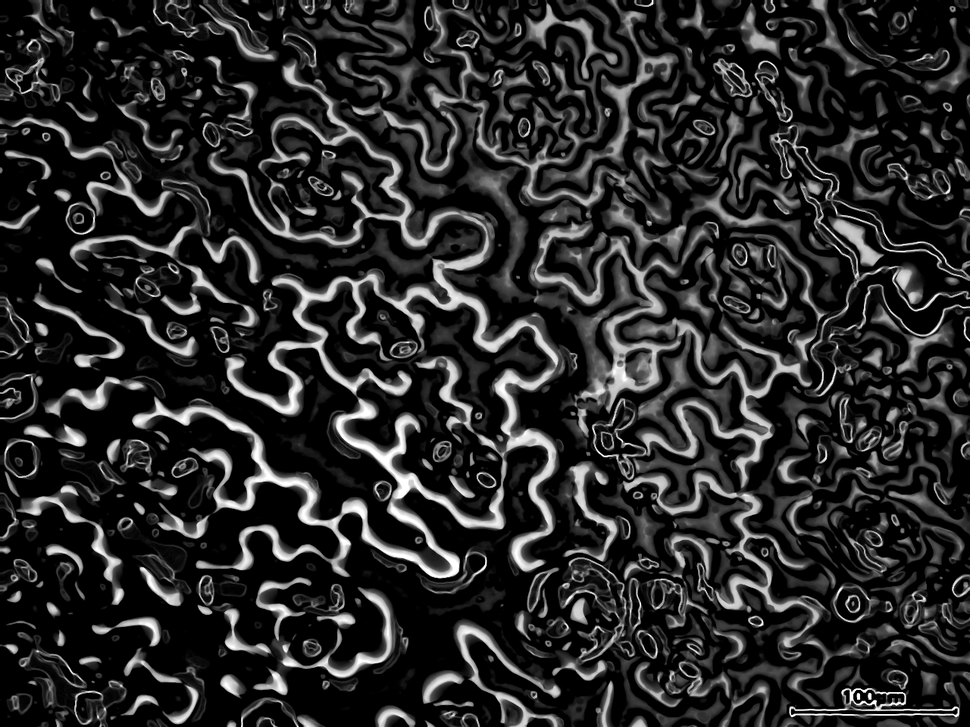
#> input picture check.png, 970 x 727 px, shrunk from 1280 x 960 before the run, given in place of hdg2-2_1_5_3_A.avi, which was not available
$ python Combined.py
#> lines starting #> are read from the running program, lines starting #| are printed output that depends on the picture; after the words box and inside, x2 and y2 are one past the last pixel; in counts of white or black regions, pixels touching at a corner belong together; pictures that were not available may be replaced by others from this repository, and a replacement may not be noted
#here import numpy and cv
from distutils.spawn import spawn
from posixpath import split
from re import M
import numpy as np
import cv2
import time

VIDEO = 'hdg2-2_1_5_3_A.avi'
DILATION = 1				# <<<< play around with the values - the results vary quite a lot
DILATION_ITER = 1
BLURSIZE = 3
SHIFTING=14
DILATION1=4
#VideoCapture()=Class for video capturing from video files, image sequences or cameras.
cap = cv2.VideoCapture(VIDEO)


HEAT = None
HEATDIV = None
iter = 0
cap = cv2.VideoCapture(VIDEO)
OUT = None
iter = 0
while True:
    ret, frame = cap.read()
#> frame is the input picture: shape (727, 970, 3); min 0, max 255, mean 40.9
    if iter == 0:
        OUT = frame[:,:,0].astype('float64')*0			# <<<< you werejust saving the first frame and adding nothing to it
#> OUT: shape (727, 970) float64; every value is 0
    if ret == False:
	    break
    filtered= np.copy(frame)
    gray = cv2.cvtColor(filtered, cv2.COLOR_BGR2GRAY).astype('uint8')
    #cv2.imshow("showing gray",gray)
    blur = cv2.GaussianBlur(gray,(BLURSIZE,BLURSIZE),5)
    # [6 lines of commented-out code are left out]
    edges = cv2.Canny(blur, threshold1=15, threshold2=15)
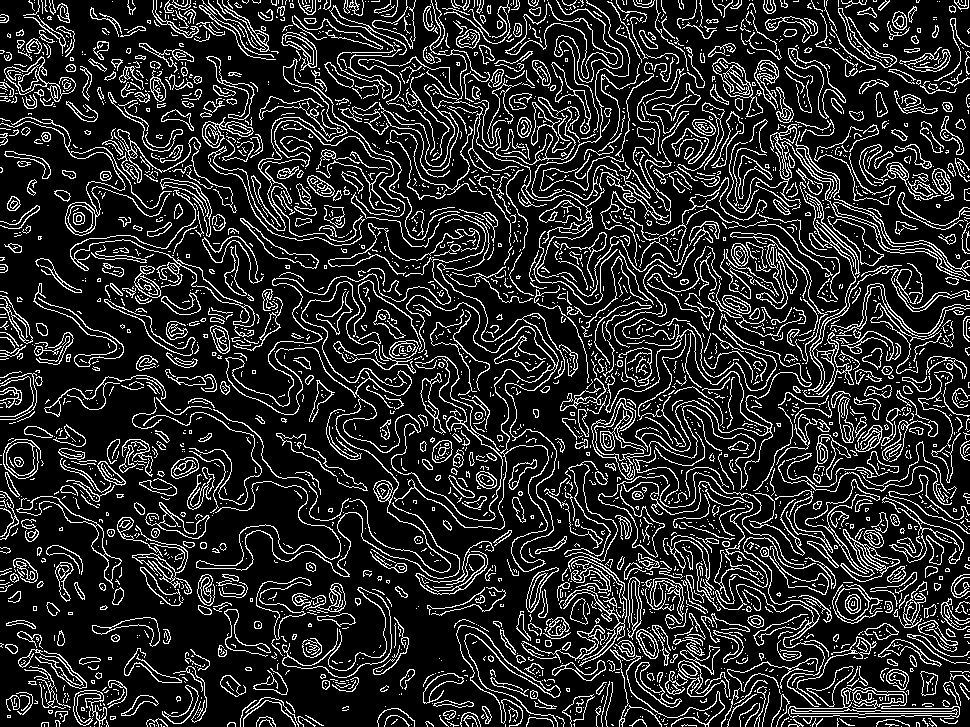
#> edges: shape (727, 970); 16.6% white in thin lines or dots
    del blur
    #cv2.imshow("showing edges",edges)
    kernel1 = cv2.getStructuringElement(cv2.MORPH_ELLIPSE,(DILATION,DILATION))
    #cv2.imshow("showing kernel",kernel1)
    erode_surface=cv2.erode(edges,kernel1, iterations=0)   # <<<< the edge detect made too shallow lines so erode just deleted them
    #cv2.imshow("showing_erossion",erode_surface)
    kernel = cv2.getStructuringElement(cv2.MORPH_ELLIPSE,(DILATION1,DILATION1))
    edges1 = cv2.dilate(erode_surface,kernel,iterations = DILATION_ITER)
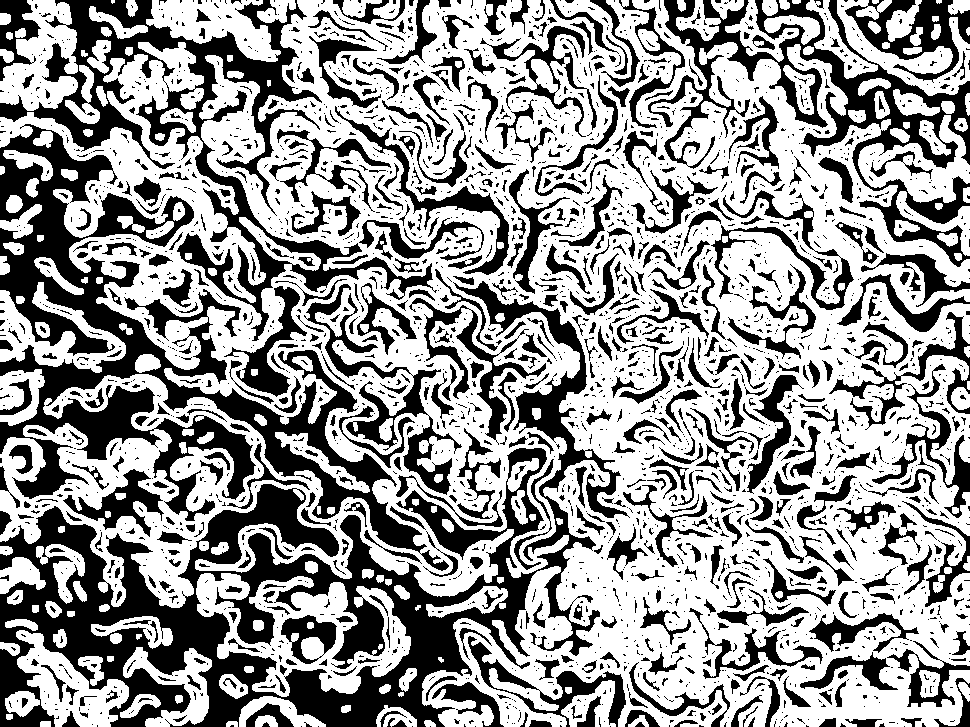
#> edges1: shape (727, 970); 60.1% white; 2916 black regions (2236 under 20 px), largest, box (x1, y1, x2, y2) and area: (0, 281, 630, 727) 61764, (0, 124, 449, 571) 41793, (0, 0, 437, 341) 23410
    #cv2.imshow("showing_erossion",edges1)
    eroded=cv2.erode(edges1,kernel, iterations=DILATION_ITER)
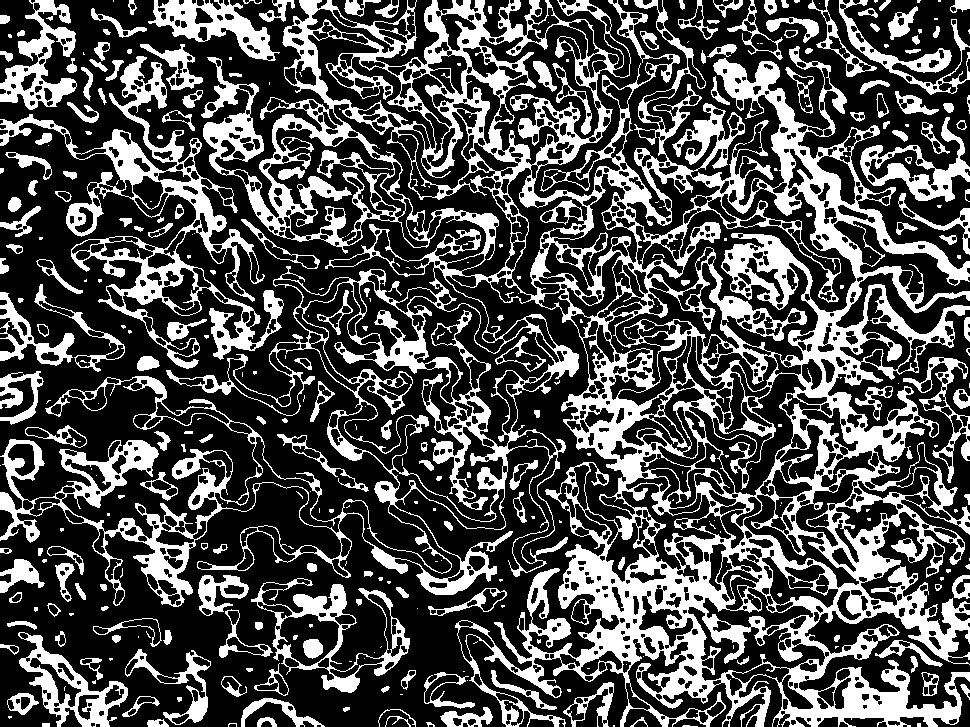
#> eroded: shape (727, 970); 31.5% white; 394 white regions (194 under 20 px), largest, box (x1, y1, x2, y2) and area: (0, 0, 970, 727) 156054, (0, 56, 284, 369) 13577, (251, 578, 410, 693) 3710
    #cv2.imshow("showing_erossion",eroded)
    del erode_surface
    openning= cv2.morphologyEx(eroded,cv2.MORPH_OPEN,kernel1)
    # [6 lines of commented-out code are left out]
    border= edges1 ^ openning
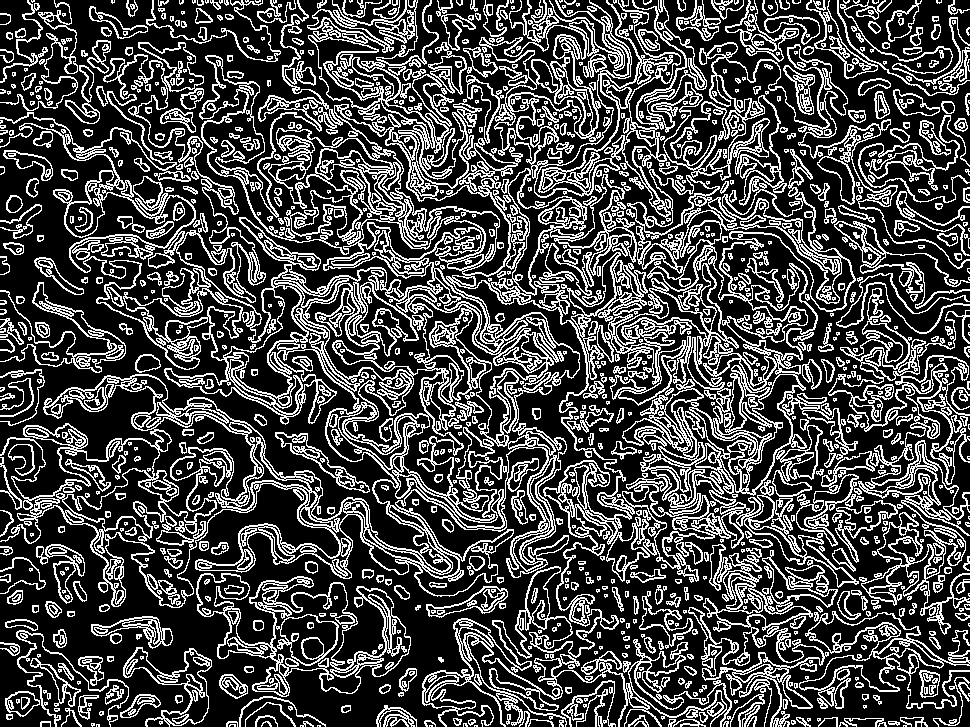
#> border: shape (727, 970); 28.5% white in thin lines or dots
    #cv2.imshow('border', border)
#np.dot(frame,border); frame.dot(border)
    #same error=ValueError: operands could not be broadcast together with shapes (960,1280,3) (960,1280)
    MASK= gray * border
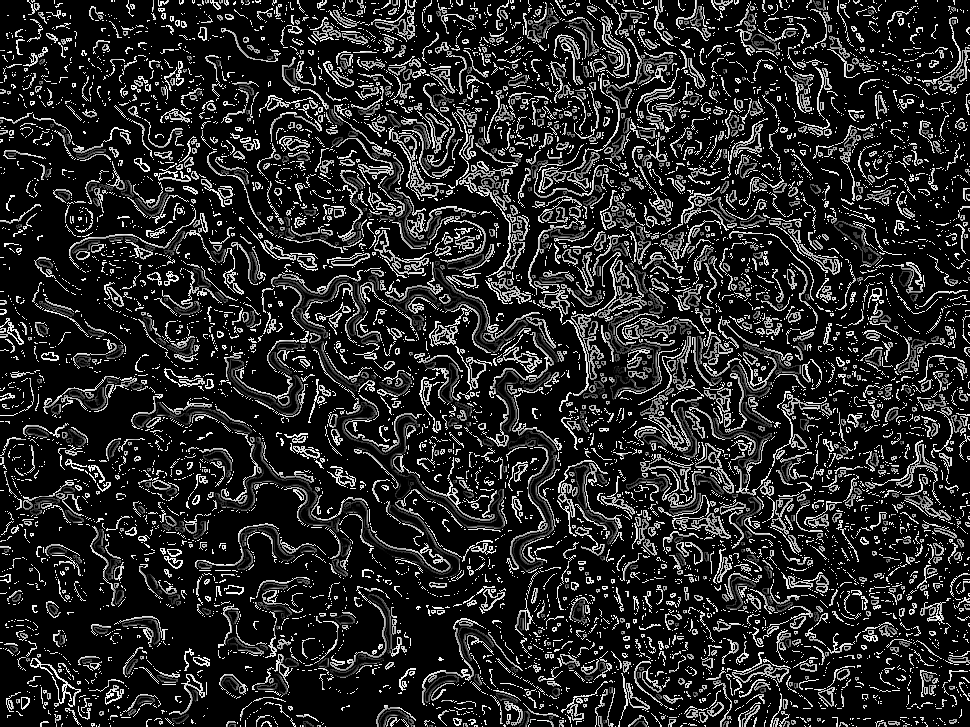
#> MASK: shape (727, 970); min 0, max 255, mean 40
    # np.ones(gray.shape)
    # print(gray.shape)
    cv2.imshow('mask', MASK)

    # [6 lines of commented-out code are left out]
#> (the run stopped early here; a loop or call above may not have finished)

$ run again, on hdg2-2_1_5_3_AEric_Mine.png
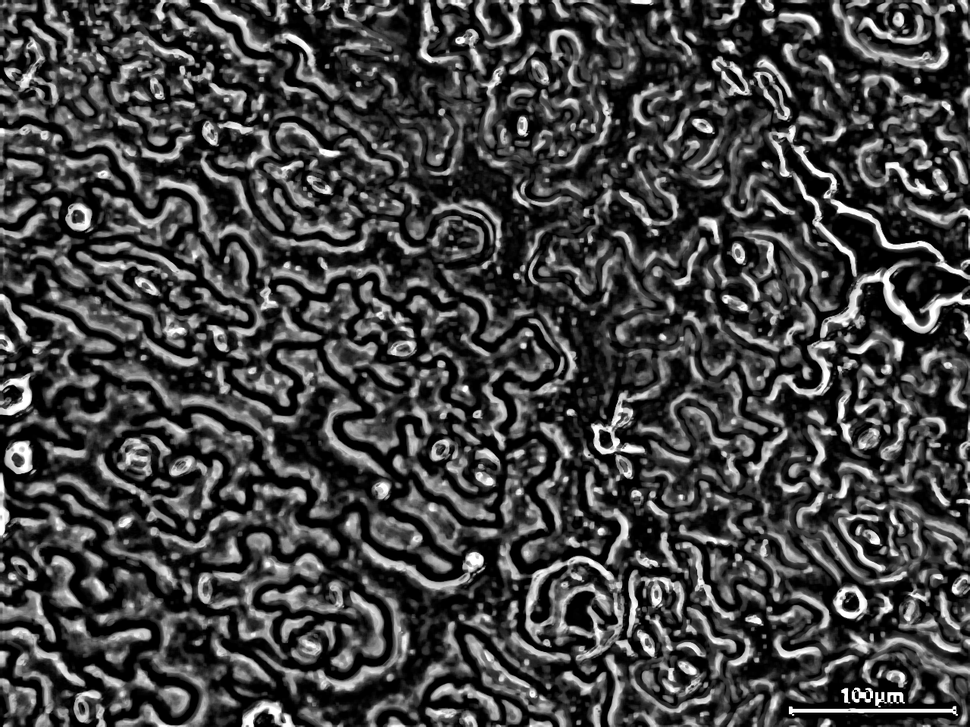
#> input picture hdg2-2_1_5_3_AEric_Mine.png, 970 x 727 px, shrunk from 1280 x 960 before the run, given in place of hdg2-2_1_5_3_A.avi, which was not available
#> frame is the input picture: shape (727, 970, 3); min 0, max 255, mean 66.5
#> OUT: shape (727, 970) float64; every value is 0
#> `edges = cv2.Canny(blur, threshold1=15, threshold2=15)`:
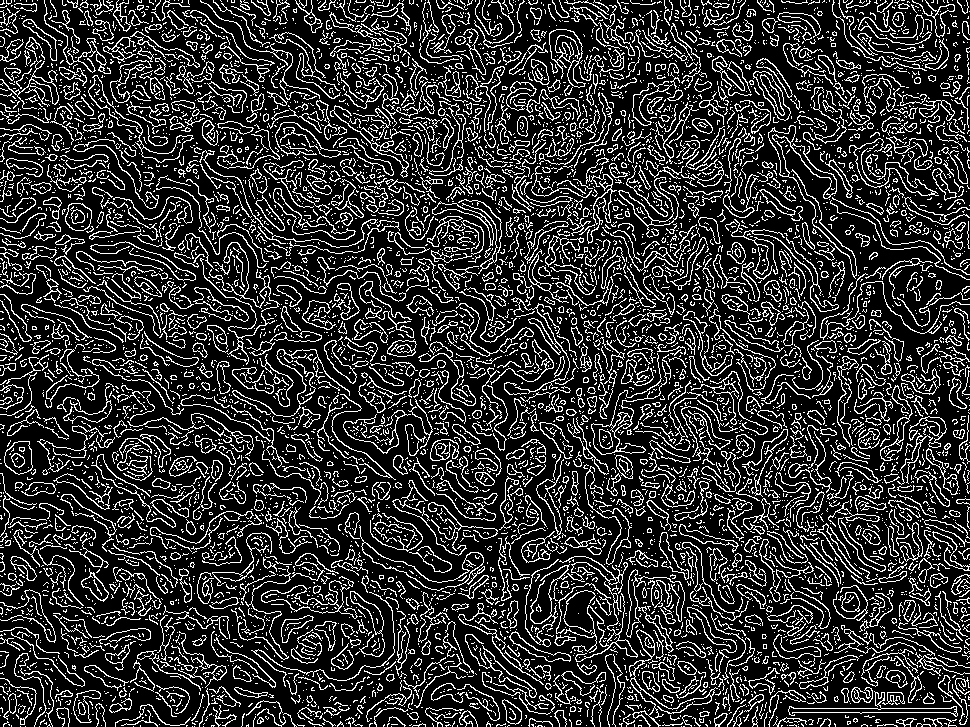
#> edges: shape (727, 970); 19.6% white in thin lines or dots
#> edges1: shape (727, 970); 75.4% white; 6685 black regions (5568 under 20 px), largest, box (x1, y1, x2, y2) and area: (88, 333, 593, 592) 13749, (0, 367, 124, 494) 2988, (0, 597, 162, 695) 2749
#> eroded: shape (727, 970); 38.6% white; 412 white regions (307 under 20 px), largest, box (x1, y1, x2, y2) and area: (0, 0, 970, 727) 233830, (23, 474, 341, 603) 4938, (85, 606, 277, 727) 4466
#> border: shape (727, 970); 36.9% white in thin lines or dots
#> `MASK= gray * border`:
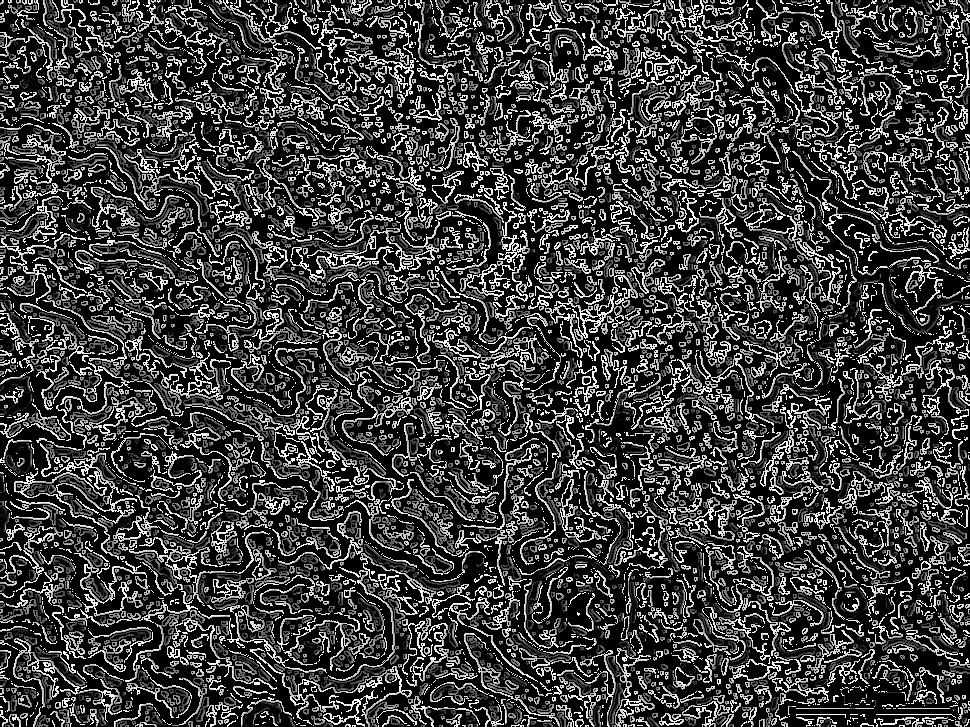
#> MASK: shape (727, 970); min 0, max 255, mean 61.9
